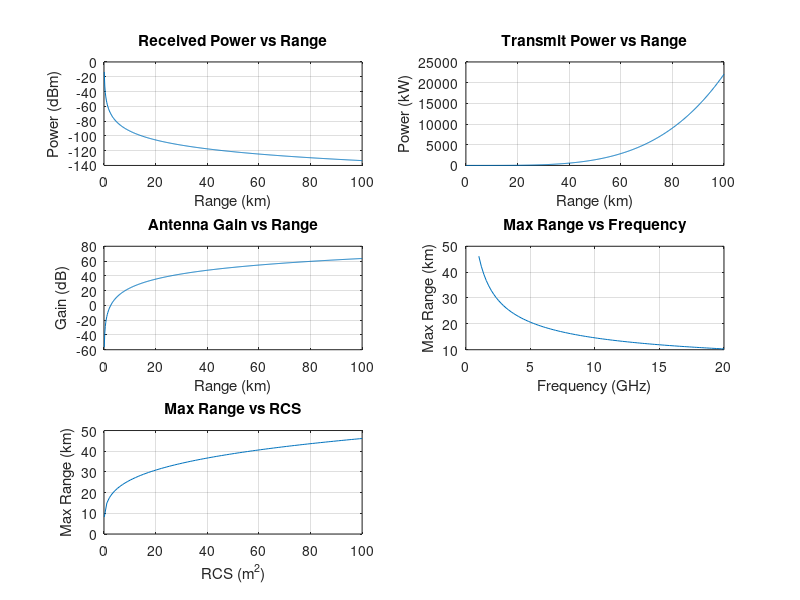

Write MATLAB code to recreate this figure.
Pt = 10e3;
Pmin = 1e-13;
Gt = 1000;
Gr = 1000;
G = Gt;
c = 3e8;
lam = c/10e9;
Rmax = @(Pt, Gt, Gr, lam, s) (Pt .* Gt .* Gr .* lam.^2 .* s ./ ((4*pi)^3 * Pmin)).^(1/4);
R = linspace(0.1, 100, 500) * 1e3;
F = linspace(1, 20, 100);
S = linspace(0.1, 100, 100);

fprintf('Maximum Range = %.2f km\n', Rmax(Pt, Gt, Gr, lam, 1) / 1e3);
subplot(3,2,1), plot(R/1e3, 10*log10(Pt * Gt * Gr * lam^2 ./ ((4*pi)^3 * R.^4) / 1e-3)), grid on, title('Received Power vs Range'), xlabel('Range (km)'), ylabel('Power (dBm)')
subplot(3,2,2), plot(R/1e3, Pmin * (4*pi)^3 * R.^4 / (Gt * Gr * lam^2) / 1e3), grid on, title('Transmit Power vs Range'), xlabel('Range (km)'), ylabel('Power (kW)')
subplot(3,2,3), plot(R/1e3, 10*log10(Pmin * (4*pi)^3 * R.^4 / (Pt * Gr * lam^2))), grid on, title('Antenna Gain vs Range'), xlabel('Range (km)'), ylabel('Gain (dB)')
subplot(3,2,4), plot(F, Rmax(Pt, Gt, Gr, c ./ (F * 1e9), 1) / 1e3), grid on, title('Max Range vs Frequency'), xlabel('Frequency (GHz)'), ylabel('Max Range (km)')
subplot(3,2,5), plot(S, Rmax(Pt, Gt, Gr, lam, S) / 1e3), grid on, title('Max Range vs RCS'), xlabel('RCS (m^2)'), ylabel('Max Range (km)')
